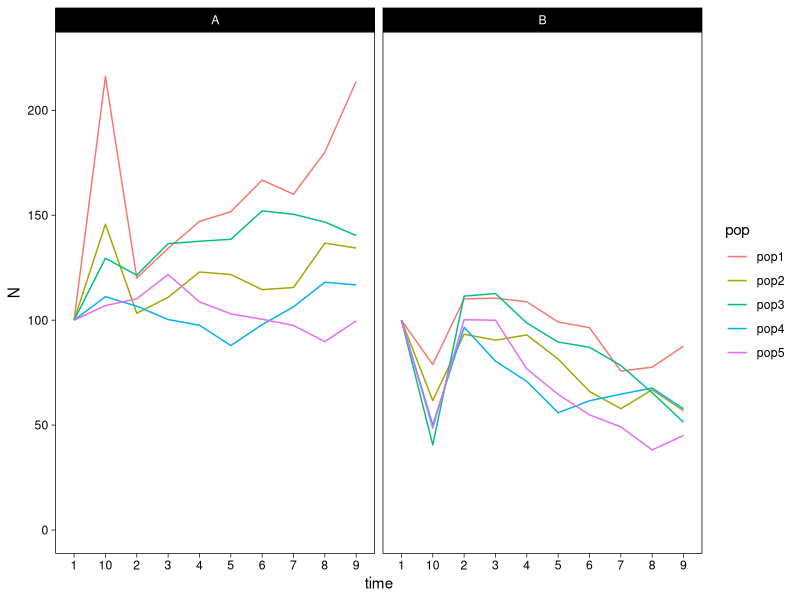

Reproduce this figure in R.
# Multispecies discrete logistic population growth simulation with competition
# for multiple pairs of populations (matrix!)

# load packages
require(tidyverse)
# set ggplot theme
theme_set(theme_linedraw() + theme(panel.grid = element_blank()))
# set seed for randomizations
set.seed(2)

# parameters for simulation ----------------------------------------------------

n_pairs = 5 # number of population pairs to generate
gen = 10 # number of generations
N0 = 100
process = runif(n_pairs*gen, -N0/10, N0/10) # process error (environmental noise)
observation = runif(n_pairs*gen, -0.1, 0.1) # observation error

# current population sizes (t=0)
N0_A = rep(N0, n_pairs)
N0_B = rep(N0, n_pairs)

# growth rate
r = matrix(1, nrow = n_pairs, ncol = gen) 
# add observation error to growth rates
r_error = r + observation

# interaction coefficients (competition)
alpha_AB = -0.0005
alpha_BA = 0.0005

# process error (environmental noise)
proc_error = matrix(process, nrow = n_pairs, ncol = gen)

# run simulation --------------------------------------------------------------- 

# initialize matrix to store results (population sizes)
popsA <- as.matrix(N0_A)
popsB <- as.matrix(N0_B)

# calculate population sizes
# current population size * (growth rate + observation error) + environmental noise
for(t in 2:gen){
  # set A
  temp_A <- popsA[,t-1]*(r_error[,t] + alpha_BA*popsB[,t-1]) + proc_error[,t]
  temp_A[which(temp_A < 0)] <- 0 # assign 0 to negative population sizes
  popsA <- cbind(popsA, temp_A) # append resulting population size to results vector
  # set B
  temp_B <- popsB[,t-1]*(r_error[,t] + alpha_AB*popsA[,t-1]) + proc_error[,t]
  temp_B[which(temp_B < 0)] <- 0 # assign 0 to negative population sizes
  popsB <- cbind(popsB, temp_B) # append resulting population size to results vector
}

# plot results -----------------------------------------------------------------

# create vector of time values for plotting
time <- 1:gen

# function to wrangle the results into long format 
pops_long <- function(pops_df, n = n_pairs, g = gen, set_id) {
  pops_df = as.data.frame(pops_df)
  colnames(pops_df) = time
  pops_df = mutate(.data = pops_df, "popID" = paste(set_id, sprintf("pop%s", 1:n), sep = "-")) %>%
    pivot_longer(cols = 1:all_of(g), names_to = "time", values_to = "N") %>%
    separate(popID, into = c("set", "pop"), sep = "-", remove = FALSE)
}

# bind together
pops = rbind(pops_long(popsA, set_id = "A"), pops_long(popsB, set_id = "B"))

# plot
ggplot(pops) +
  geom_line(aes(x = time, y = N, group = popID, col = pop)) + 
  ylim(c(0, max(pops$N+10))) +
  facet_wrap(~set) 
